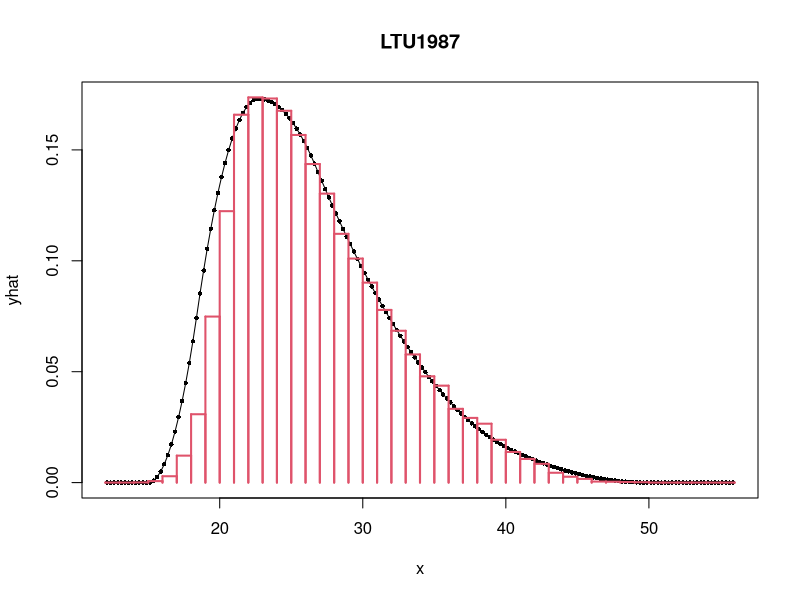
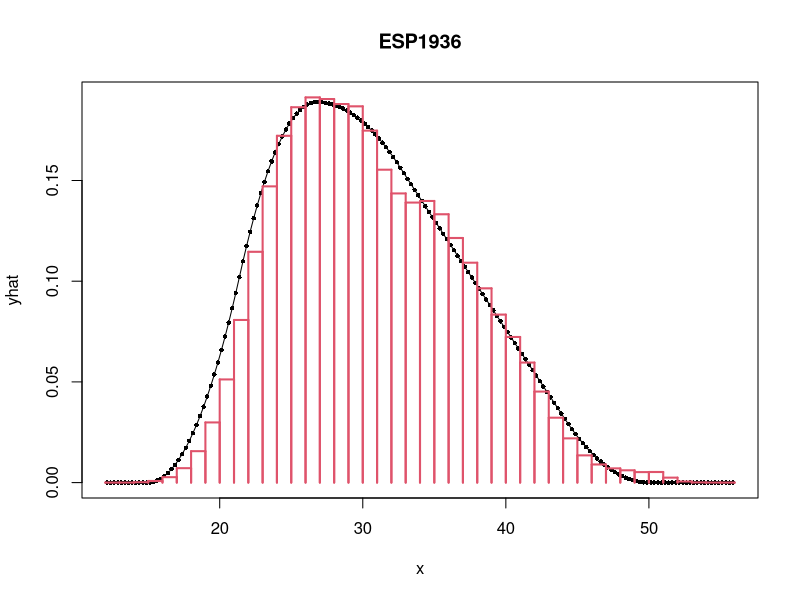
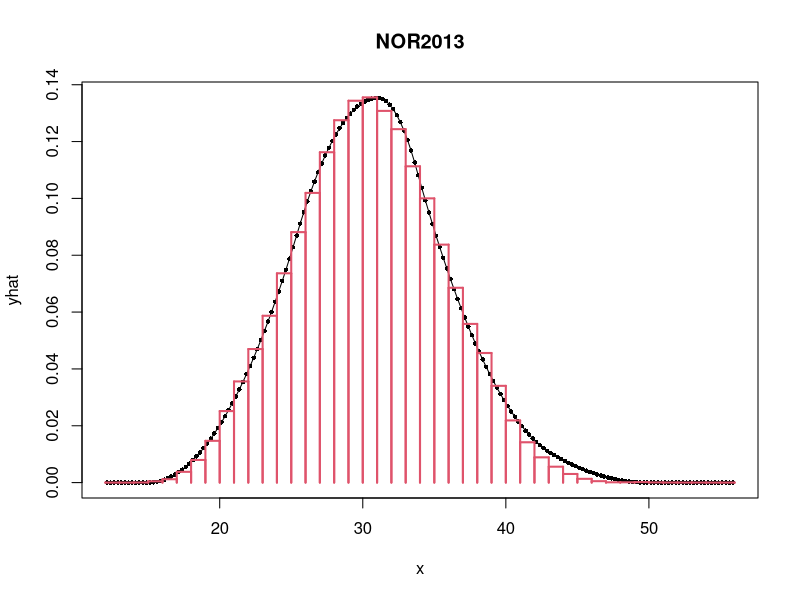
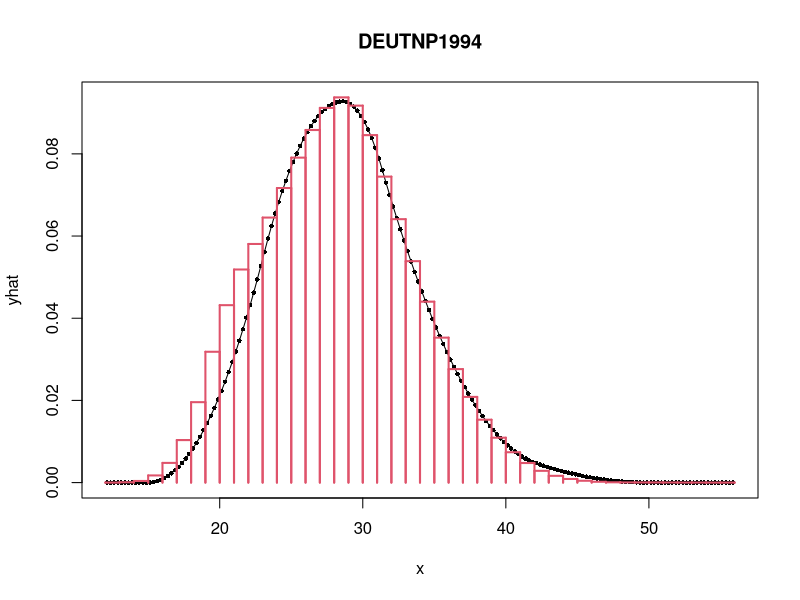
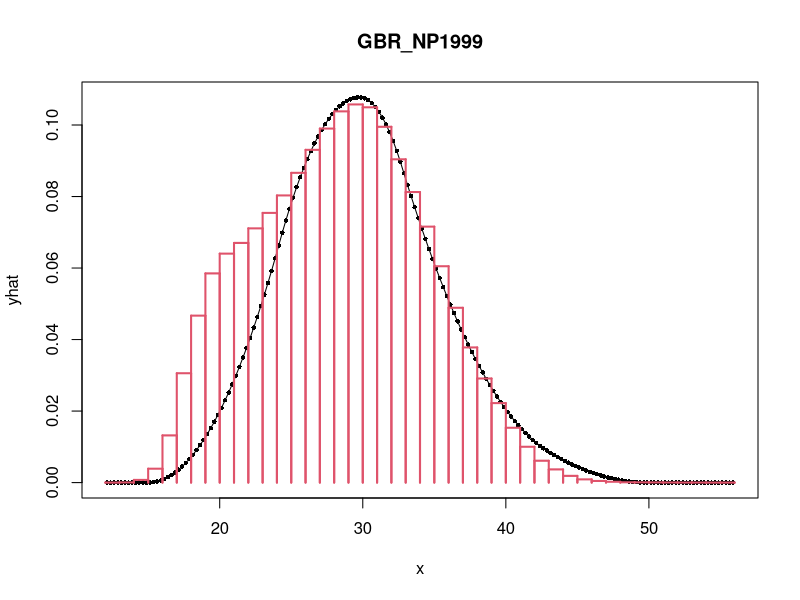
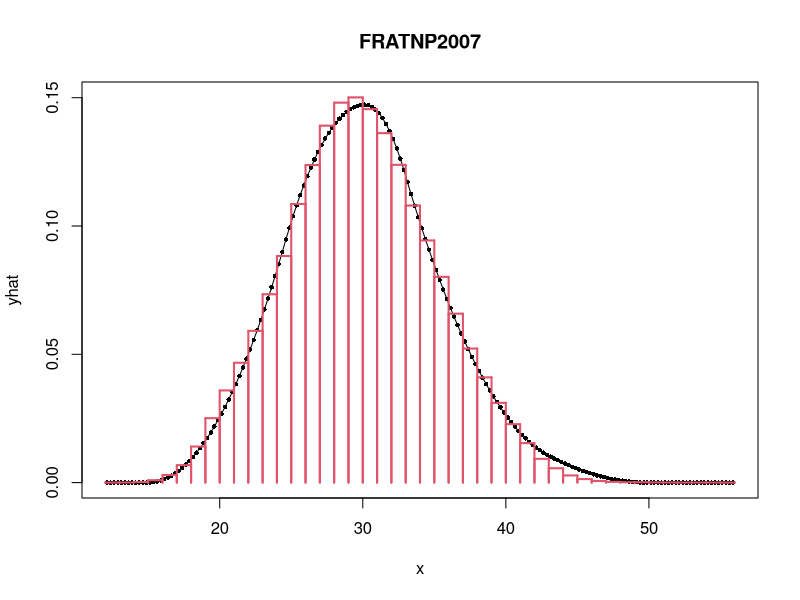
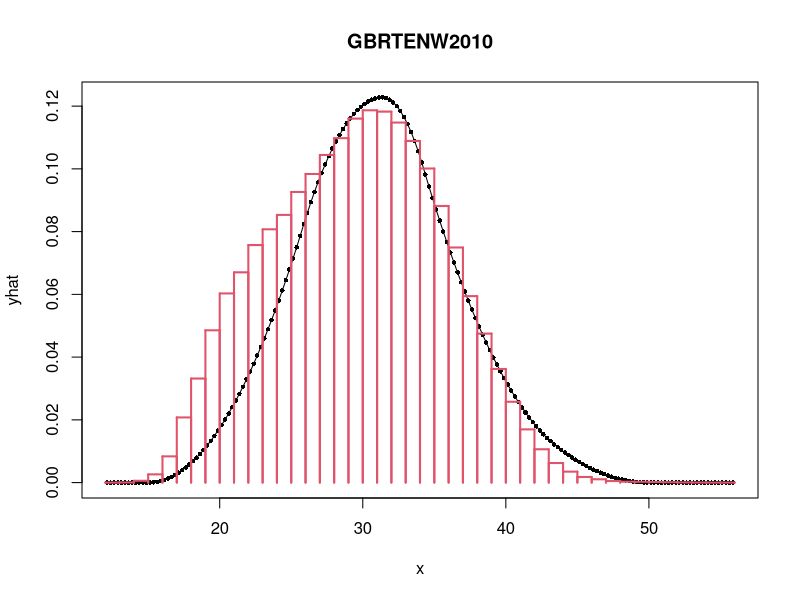
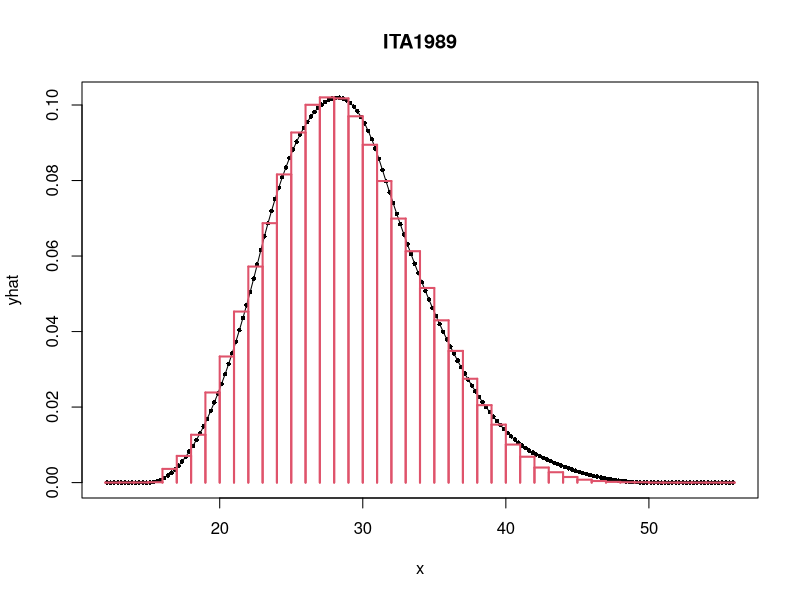

R code for these plots, in order:
## ---- chunk 1
knitr::opts_chunk$set(echo = TRUE)

rm(list=ls())
graphics.off()
if (.Platform$OS.type == 'windows') windows(record=TRUE)

## ---- chunk 2
HFD  = read.table("asfrRR.txt",skip=2, header=TRUE)

HFD$Age   = 12:55  ## make numeric
HFD$sched = paste0(HFD$Code, HFD$Year) 

HFDmatrix = matrix(HFD$ASFR, nrow=44, 
                   dimnames=list(12:55, unique(HFD$sched)))


# display the first few
print( HFDmatrix[, 1:5])
## ---- chunk 3
QS = function(x, R=.20,alpha=15,P=28,H=34) {
  
  w = min(.75, .25+.025*(P-alpha))
  beta = max (  min(50, 4*H-3*P) , (4*H-P)/3 )
  
  D = P-20          # delay index
  C = (P+50)/2 - H  # control index
  
  knot    = vector("numeric",5)
  knot[1] = alpha
  knot[2] = alpha + w*(P-alpha)
  knot[3] = P
  knot[4] = (P+H)/2
  knot[5] = (H+beta)/2
  
  A      = matrix(NA,5,5)
  target = vector("numeric",5)
  
  # target value at P=1
  A[1,]     = (pmax(P-knot, 0))^2
  target[1] = 1
  
  # target value at H=1/2
  A[2,]     = (pmax(H-knot, 0))^2
  target[2] = 1/2
  
  # target value at beta=0
  A[3,]     = (pmax(beta-knot, 0))^2
  target[3] = 0
  
  # target slope at P=0
  A[4,]     = 2*pmax(P-knot, 0) 
  target[4] = 0
  
  # target slope at beta=0
  A[5,]     = 2*pmax(beta-knot, 0) 
  target[5] = 0
  
  # calculate thetas
  theta = solve(A,target)
  
  tmp = (pmax( outer(x,knot,"-") , 0))^2
  
  y = (x >= alpha) * (x <= beta) * R * (tmp %*% theta)  # ASFRs
  
  return(list(R=R,alpha=alpha,P=P,H=H,
              theta=theta,knot=knot,w=w,beta=beta,delay=D,control=C,
              x=as.vector(x) ,y=as.vector(y) ))
  
} #QS
## ---- chunk 4
QS.error <- function(param,x,y) {
  x1    = floor(x)
  fit   = QS(x=x, alpha=param['alpha'], R=param['R'], P=param['P'], H=param['H'])
  yhat  = fit$y
  yhat1 = tapply(yhat, x1, mean )
  return(sum( (yhat1 - y)^2))
} # QS.error
## ---- chunk 5
results = data.frame(country = character(),
                     alpha   = numeric(),
                     R       = numeric(),
                     P       = numeric(),
                     H       = numeric())
## ---- chunk 6

## define the grid of ages over which to calculuate fertility rates
delta = .25
interp_ages = seq(from=12+delta/2, to=56-delta/2, by=delta)

#####################
selected_schedules = sample( colnames(HFDmatrix), 10)

for (this_schedule in selected_schedules) {
  
    fx <- HFDmatrix[, this_schedule]  

    ## INITIAL ESTIMATES OF PARAMETERS using MAC for P
    midage <- 12:55 + 0.5
    mac   <- sum(fx*midage)/sum(fx)
    param <- c(alpha=15,R=max(fx),P=mac, H=(mac+50)/2)
    
    initial.error = QS.error(param, x=interp_ages, y=fx )  # difft scales for fx5 will produce difft errors
    
    ## find optimal R, P & H params for QS
    this.result <- optim(par=param, fn=QS.error, 
                     x=interp_ages, y=fx, 
                     method="BFGS", 
                     control=list(fnscale=initial.error,
                                  parscale=rep(1,4))) 
    
    results = rbind(results,
                    data.frame(sched  = this_schedule, 
                               alpha  = round(this.result$par['alpha'],2),
                               R      = round(this.result$par['R'],3),
                               P      = round(this.result$par['P'],2),
                               H      = round(this.result$par['H'],2)
                    ))
    
    
    #-------- plot --------------
    x     = interp_ages
    fit   = QS(x=x, alpha=15, R=this.result$par['R'], P=this.result$par['P'], H=this.result$par['H'])
    yhat  = fit$y

    plot( x, yhat, type='o', main=this_schedule, pch=16, cex=.60,
          ylim=range(0,yhat,fx))
    
    L = seq(12,55,1)
    segments(L, fx, L+1,  fx, col=2, lwd=2)
    segments(L,     0, L  , fx, col=2, lwd=2)
    segments(L+1,   0, L+1, fx, col=2, lwd=2)

} # for this_schedule
## ---- chunk 7
rownames(results) = NULL
results 
